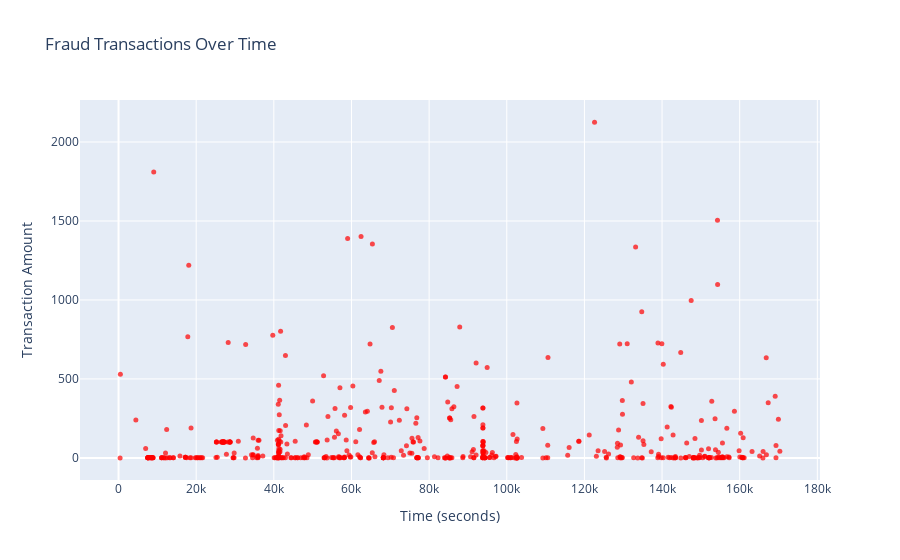

Here is the notebook cell this chart was saved with:
### Markdown cell above
#### Fraud Transactions Over Time

### Code cell
fraud = data[data['Class'] == 1]

fig = px.scatter(
    fraud,
    x='Time',
    y='Amount',
    title='Fraud Transactions Over Time',
    labels={'Time': 'Time (seconds)', 'Amount': 'Transaction Amount'},
    opacity=0.7
)

fig.update_traces(marker=dict(color='red', size=5))

fig.show()

### Figure 1 — Plotly figure (JSON) as saved in the notebook; plotly's stock layout.template omitted (floating-point values rounded to 4 significant figures; data arrays with more than 128 entries replaced by an {"elided": "..."} marker saying what was removed)
{"data": [{"hovertemplate": "Time (seconds)=%{x}<br>Transaction Amount=%{y}<extra></extra>", "legendgroup": "", "marker": {"color": "red", "opacity": 0.7, "size": 5, "symbol": "circle"}, "mode": "markers", "name": "", "orientation": "v", "showlegend": false, "type": "scatter", "x": {"elided": "492 int values"}, "xaxis": "x", "y": {"elided": "492 float values"}, "yaxis": "y"}], "layout": {"legend": {"tracegroupgap": 0}, "title": {"text": "Fraud Transactions Over Time"}, "xaxis": {"anchor": "y", "domain": [0, 1], "title": {"text": "Time (seconds)"}}, "yaxis": {"anchor": "x", "domain": [0, 1], "title": {"text": "Transaction Amount"}}}}
